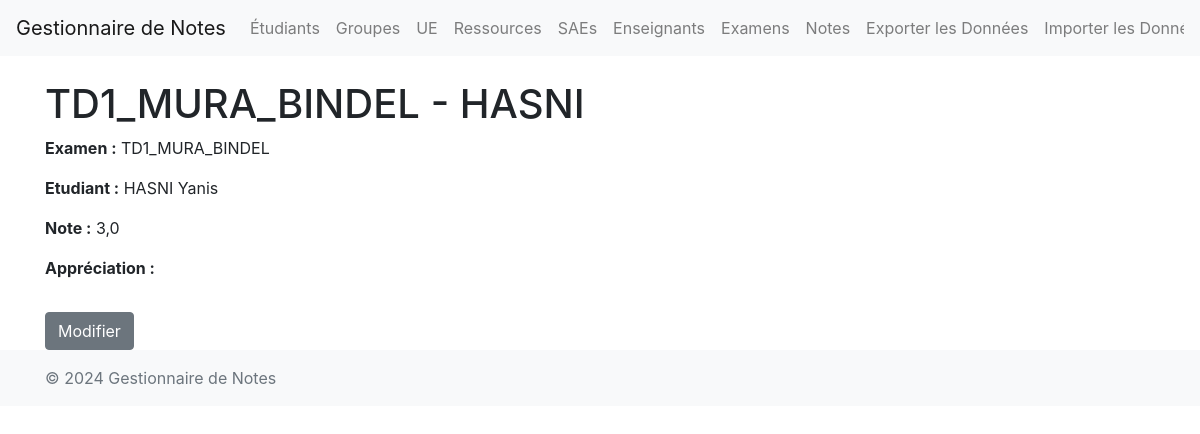
The app's page /notes/8/, older data.
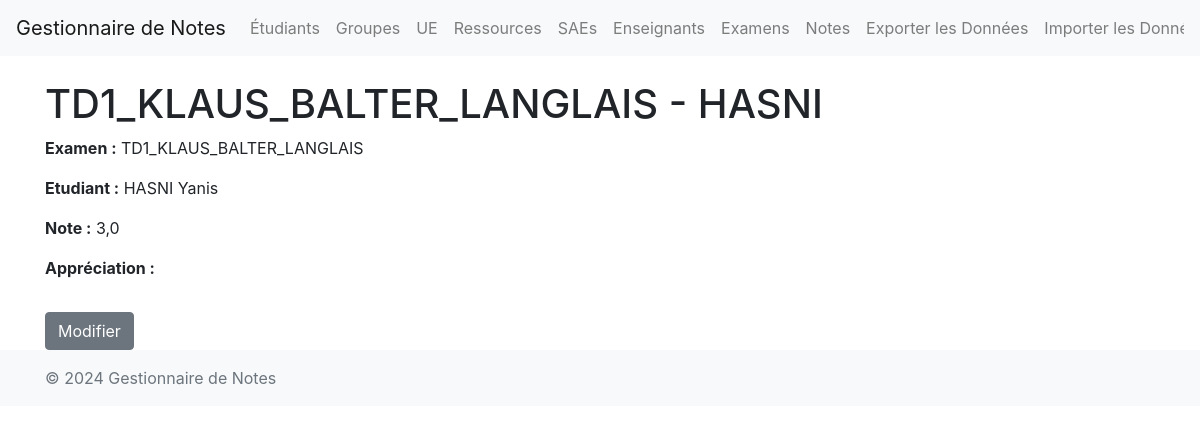
The same page, newer data.
### main/models.py (models this page shows, shortened)
class Note(models.Model):
    examen = models.ForeignKey(Examen, on_delete=models.CASCADE)
    etudiant = models.ForeignKey(Etudiant, on_delete=models.CASCADE)
    note = models.FloatField()
    appreciation = models.TextField(null=True, blank=True)
    class Meta:
        constraints = [
            models.UniqueConstraint(fields=['examen', 'etudiant'], name='unique_examen_etudiant')
        ]
    def __str__(self):
        return f"{self.examen} - {self.etudiant.nom}"

class Examen(models.Model):
    id = models.AutoField(primary_key=True)  # Ajout du champ id
    titre = models.CharField(max_length=100)
    enseignants = models.ManyToManyField(Enseignant, related_name='examens')
    ressource = models.ForeignKey(Ressource, on_delete=models.CASCADE, null=True, blank=True)
    sae = models.ForeignKey(SAE, on_delete=models.CASCADE, null=True, blank=True)
    date = models.DateField(null=True, blank=True)
    coefficient = models.FloatField(default=1.0)
    def __str__(self):
        noms_enseignants = "_".join([enseignant.nom for enseignant in self.enseignants.all()])
        return f"{self.titre}_{noms_enseignants}"

class Enseignant(models.Model):
    numero_professeur = models.CharField(max_length=8)
    nom = models.CharField(max_length=100)
    prenom = models.CharField(max_length=100)
    email = models.EmailField()

class Etudiant(models.Model):
    numero_etudiant = models.CharField(max_length=8)
    nom = models.CharField(max_length=100)
    prenom = models.CharField(max_length=100)
    groupe = models.ForeignKey(Groupe, on_delete=models.CASCADE, null=True)
    photo = models.ImageField(upload_to='photos/', null=True, blank=True)
    email = models.EmailField()
    def __str__(self):
        return f'{self.nom} {self.prenom}'

### main/views.py (the view)
# urls.py: path('notes/<int:pk>/', views.note_detail, name='note_detail'),
def note_detail(request, pk):
    note = get_object_or_404(Note, pk=pk)
    return render(request, 'main/note_detail.html', {'note': note})

### main/templates/main/note_detail.html (shortened to what this page needs)
{% extends "main/base.html" %}
{% block content %}
    <h1>{{ note }}</h1>
    <p><strong>Examen :</strong> {{ note.examen }}</p>
    <p><strong>Etudiant :</strong> {{ note.etudiant }}</p>
    <p><strong>Note :</strong> {{ note.note }}</p>
    <p><strong>Appréciation :</strong> {{ note.appreciation }}</p>
    <a href="{% url 'note_update' note.pk %}" class="btn btn-secondary mt-3">Modifier</a>
{% endblock %}

Row changes from the older to the newer data that the page shows:
changed through a linked row, Note "HASNI Yanis": examen+etudiant "TD1_MURA_BINDEL - HASNI" → "TD1_KLAUS_BALTER_LANGLAIS - HASNI"; examen "TD1_MURA_BINDEL" → "TD1_KLAUS_BALTER_LANGLAIS"
